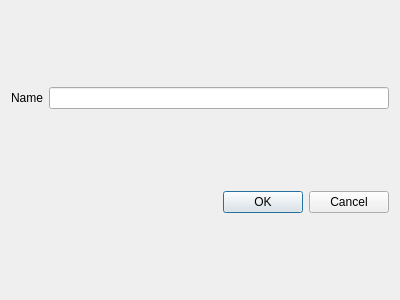
<?xml version="1.0" encoding="UTF-8"?>
<ui version="4.0">
 <class>DialogCategories</class>
 <widget class="QDialog" name="DialogCategories">
  <property name="geometry">
   <rect>
    <x>0</x>
    <y>0</y>
    <width>400</width>
    <height>300</height>
   </rect>
  </property>
  <property name="windowTitle">
   <string>Dialog</string>
  </property>
  <layout class="QVBoxLayout" name="verticalLayout">
   <item>
    <layout class="QGridLayout" name="gridLayout">
     <item row="0" column="1">
      <widget class="QLineEdit" name="lineEdit"/>
     </item>
     <item row="0" column="0">
      <widget class="QLabel" name="label">
       <property name="text">
        <string>Name</string>
       </property>
      </widget>
     </item>
    </layout>
   </item>
   <item>
    <widget class="QDialogButtonBox" name="buttonBox">
     <property name="orientation">
      <enum>Qt::Horizontal</enum>
     </property>
     <property name="standardButtons">
      <set>QDialogButtonBox::Cancel|QDialogButtonBox::Ok</set>
     </property>
    </widget>
   </item>
  </layout>
 </widget>
 <resources/>
 <connections>
  <connection>
   <sender>buttonBox</sender>
   <signal>accepted()</signal>
   <receiver>DialogCategories</receiver>
   <slot>accept()</slot>
   <hints>
    <hint type="sourcelabel">
     <x>248</x>
     <y>254</y>
    </hint>
    <hint type="destinationlabel">
     <x>157</x>
     <y>274</y>
    </hint>
   </hints>
  </connection>
  <connection>
   <sender>buttonBox</sender>
   <signal>rejected()</signal>
   <receiver>DialogCategories</receiver>
   <slot>reject()</slot>
   <hints>
    <hint type="sourcelabel">
     <x>316</x>
     <y>260</y>
    </hint>
    <hint type="destinationlabel">
     <x>286</x>
     <y>274</y>
    </hint>
   </hints>
  </connection>
 </connections>
</ui>
